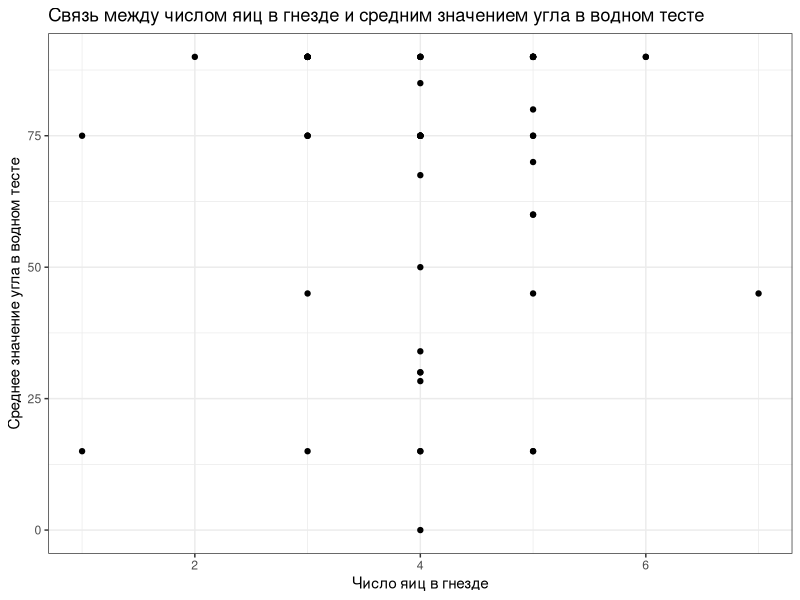

Here is the R script that generated this plot:
## ---- chunk 1
knitr::opts_chunk$set(echo = FALSE, message = FALSE)
## ---- chunk 2
library(dplyr)

nest <- read.table("data/nest.csv", sep = ";", header = TRUE, encoding = "utf8")

eggs <- read.table("data/eggs.csv", sep = ";", header = TRUE, encoding = "utf8")

eggs_angle <-
  eggs %>% 
  filter(Parameter_Type == "Angle") %>% 
  filter(Value != "взв")

eggs_angle$Value <- as.numeric(eggs_angle$Value)

eggs_angle_mean <-
  eggs_angle %>% 
  group_by(ID) %>% 
  summarise(Mean_Angle = mean(Value))

eggs_angle_mean_nest <- merge(eggs_angle_mean, by = "ID", nest) # Функция merge(), позволяет 
# объединить два датасета, у которых есть общая переменная

## ---- chunk 3
library(ggplot2)

ggplot(eggs_angle_mean_nest, aes(x = Egg_number, y = Mean_Angle)) +
  geom_point() +
  theme_bw() +
  ggtitle("Связь между числом яиц в гнезде и средним значением угла в водном тесте") +
  labs(x = "Число яиц в гнезде", y = "Среднее значение угла в водном тесте")


## ---- chunk 4
library(knitr)
library(readxl)

hw <- read_excel("Home_works_results/Home_works_scores.xlsx", sheet = "Scores")

hw_values  <- read_excel("Home_works_results/Home_works_scores.xlsx", sheet = "Values")

hw[,-1] <- (hw[, -1])/(hw_values[,-1]) * 100

kable(hw)
